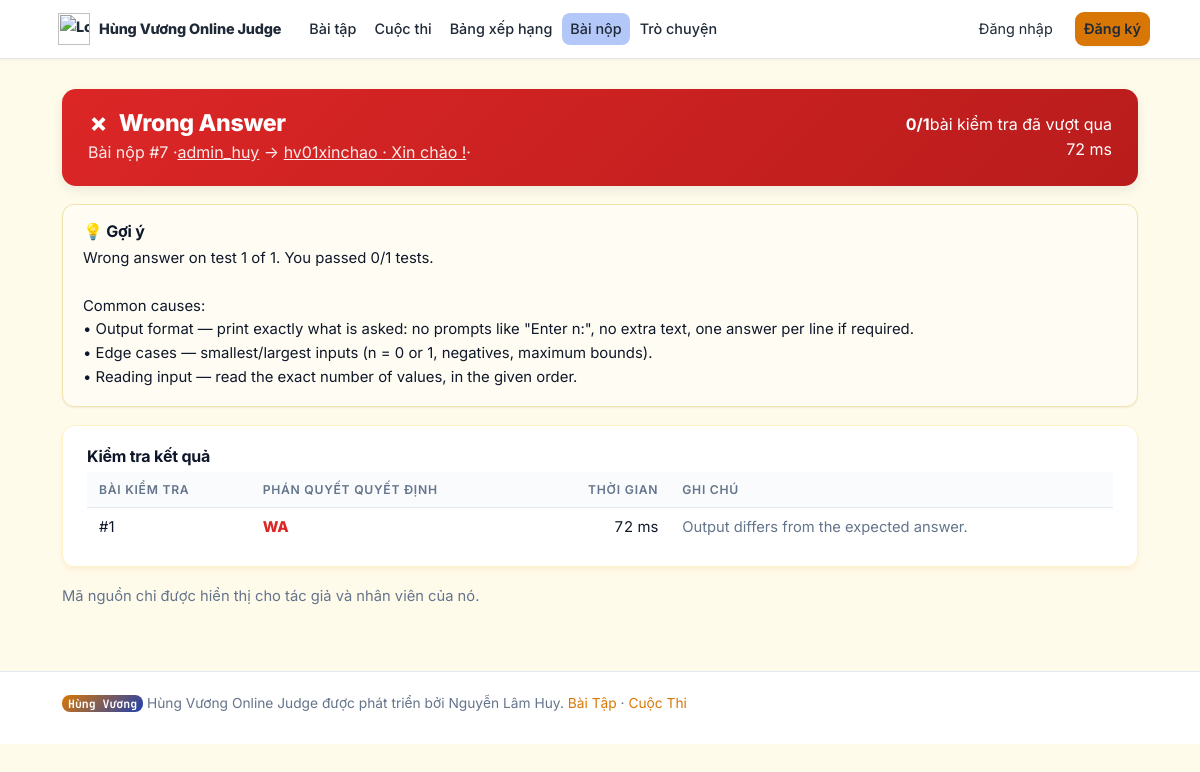
Page /submission/7/ on the committed database.
### judge/models.py (models this page shows, shortened)
class Submission(models.Model):
    LANGUAGE_CHOICES = [("c", "C"), ("cpp", "C++"), ("py", "Python 3")]
    VERDICT_CHOICES = [
        ("PD", "Pending"),
        ("JG", "Judging"),
        ("AC", "Accepted"),
        ("WA", "Wrong Answer"),
        ("TLE", "Time Limit Exceeded"),
        ("MLE", "Memory Limit Exceeded"),
        ("RE", "Runtime Error"),
        ("CE", "Compilation Error"),
        ("IE", "Internal Error"),
    ]
    user = models.ForeignKey(
        settings.AUTH_USER_MODEL, on_delete=models.CASCADE, related_name="submissions"
    )
    problem = models.ForeignKey(
        Problem, on_delete=models.CASCADE, related_name="submissions"
    )
    contest = models.ForeignKey(
        Contest,
        null=True,
        blank=True,
        on_delete=models.SET_NULL,
        related_name="submissions",
    )
    language = models.CharField(max_length=4, choices=LANGUAGE_CHOICES)
    source_code = models.TextField()
    verdict = models.CharField(max_length=4, choices=VERDICT_CHOICES, default="PD")
    exec_time_ms = models.PositiveIntegerField(null=True, blank=True)
    passed_tests = models.PositiveIntegerField(default=0)
    total_tests = models.PositiveIntegerField(default=0)
    first_fail_test = models.PositiveIntegerField(null=True, blank=True)
    compile_message = models.TextField(blank=True)
    test_results = models.JSONField(default=list, blank=True)
    suggestion = models.TextField(blank=True)
    submitted_at = models.DateTimeField(auto_now_add=True)
    class Meta:
        ordering = ["-submitted_at"]
    @property
    def is_ac(self):
        return self.verdict == "AC"
    @property
    def verdict_class(self):
        return {
            "AC": "ac",
            "WA": "wa",
            "TLE": "tle",
            "MLE": "tle",
            "RE": "re",
            "CE": "ce",
            "IE": "ie",
            "PD": "pd",
            "JG": "pd",
        }.get(self.verdict, "pd")

class Problem(models.Model):
    DIFFICULTY_CHOICES = [("E", "Easy"), ("M", "Medium"), ("H", "Hard")]
    code = models.SlugField(
        max_length=20,
        unique=True,
        help_text="Short unique code shown in URLs, e.g. SUM01",
    )
    title = models.CharField(max_length=200)
    statement = models.TextField(
        help_text="Problem statement. Plain text — a blank line starts a new paragraph."
    )
    input_format = models.TextField("Input", blank=True)
    output_format = models.TextField("Output", blank=True)
    constraints = models.TextField(blank=True)
    hint = models.TextField(
        blank=True, help_text="Optional hint shown behind a spoiler on the problem page."
    )
    difficulty = models.CharField(max_length=1, choices=DIFFICULTY_CHOICES, default="E")
    tags = models.CharField(
        max_length=200, blank=True, help_text="Comma separated, e.g. math, greedy"
    )
    time_limit = models.FloatField(default=1.0, help_text="Seconds per test case")
    memory_limit = models.PositiveIntegerField(default=256, help_text="Megabytes")
    is_visible = models.BooleanField(
        default=True,
        help_text="Uncheck to hide from the public list (e.g. for upcoming contests).",
    )
    editorial = models.TextField(
        blank=True,
        help_text="Solution explanation. Unlocks for users who solved the problem "
                  "(hidden for everyone while a contest containing it is running).",
    )
    editorial_code = models.TextField(
        "Reference solution", blank=True,
        help_text="Optional reference implementation shown with the editorial.",
    )
    editorial_language = models.CharField(
        max_length=4, blank=True,
        choices=[("c", "C"), ("cpp", "C++"), ("py", "Python 3")],
        help_text="Language of the reference solution.",
    )
    created_by = models.ForeignKey(
        settings.AUTH_USER_MODEL, null=True, blank=True, on_delete=models.SET_NULL
    )
    created_at = models.DateTimeField(auto_now_add=True)
    class Meta:
        ordering = ["code"]
    def get_absolute_url(self):
        return reverse("problem_detail", args=[self.code])
    @property
    def has_editorial(self):
        return bool(self.editorial or self.editorial_code)

### judge/views.py (the view)
# urls.py: path("submission/<int:pk>/", views.submission_detail, name="submission_detail"),
def submission_detail(request, pk):
    sub = get_object_or_404(
        Submission.objects.select_related("user", "problem", "contest"), pk=pk
    )
    can_view_source = (request.user.is_authenticated
                       and (request.user == sub.user or request.user.is_staff))
    editorial_open = False
    if sub.problem.has_editorial:
        editorial_open, _ = _editorial_access(request.user, sub.problem)
    return render(request, "judge/submission_detail.html", {
        "sub": sub,
        "can_view_source": can_view_source,
        "editorial_open": editorial_open,
    })

### templates/judge/submission_detail.html (shortened to what this page needs)
{% extends "base.html" %}
{% load static %}
{% block content %}
<div class="verdict-banner vb-{{ sub.verdict_class }}">
<div>
<h2><span class="vb-icon">{% if sub.verdict == 'AC' %}✓{% elif sub.verdict == 'CE' %}⚙{% elif sub.verdict == 'TLE' or sub.verdict == 'MLE' %}⏱{% elif sub.verdict == 'PD' or sub.verdict == 'JG' %}⏳{% else %}✗{% endif %}</span>{{ sub.get_verdict_display }}</h2>
<span style="opacity:.9;">Bài nộp #{{ sub.pk }} ·<a href="{% url 'profile' sub.user.username %}" style="color:#fff;text-decoration:underline;">{{ sub.user.username }}</a>
      → <a href="{{ sub.problem.get_absolute_url }}" style="color:#fff;text-decoration:underline;">{{ sub.problem.code }} · {{ sub.problem.title }}</a>· {{ sub.get_lingu_display }}
      {% if sub.contest %} · trong {{ sub.contest.title }}{% endif %}</span>
</div>
<div style="text-align:right;">
<div><b>{{ sub.passed_tests }}/{{ sub.total_tests }}</b>bài kiểm tra đã vượt qua</div>{% if sub.exec_time_ms is not None %}<div>{{ sub.exec_time_ms }} ms</div>{% endif %}</div>
</div>{% if sub.suggestion %}<div class="suggestion-card">
<h3>💡 Gợi ý</h3>
<pre>{{ sub.suggestion }}</pre></div>{% endif %}
{% if sub.test_results %}<div class="card">
<h3 style="margin-top:0;">Kiểm tra kết quả</h3>
<div class="table-scroll"><table>
<tr><th>Bài kiểm tra</th><th>Phán quyết quyết định</th><th class="num">Thời gian</th><th>Ghi chú</th></tr>{% for t in sub.test_results %}<tr>
<td>#{{ t.index }} {% if t.is_sample %}<span class="badge badge-outline">mẫu vật</span>{% endif %}</td>
<td class="{% if t.verdict == 'AC' %}test-ac{% else %}test-bad{% endif %}">{{ t.verdict }}</td>
<td class="num">{{ t.time_ms }} ms</td>
<td class="muted">{{ t.detail }}</td>
</tr>
    {% endfor %}
  </table></div>
</div>
{% endif %}
{% if can_view_source %}
<div class="card">
<div class="spread">
<h3 style="margin:0;">Mã nguồn</h3>
<a class="btn btn-small btn-ghost" href="{{ sub.problem.get_absolute_url }}#submit">Nộp Lại Bài</a>
</div>
<pre class="codeview">{{ sub.source_code }}</pre>
</div>
{% else %}
<p class="muted">Mã nguồn chỉ được hiển thị cho tác giả và nhân viên của nó.</p>
{% endif %}
{% endblock %}

### static/css/style.css (style rules this page uses)
:root { --accent: #2563eb; --accent-dark: #1d4ed8; --accent-deep: #1e40af; --accent-soft: #eff6ff; --accent-line: #bfdbfe; --ink: #0f172a; --ink-mid: #334155; --ink-soft: #64748b; --line: #e2e8f0; --line-soft: #f1f5f9; --bg: #f6f8fb; --card: #ffffff; --topbar: #0f172a; --ac: #16a34a; --ac-soft: #f0fdf4; --ac-line: #bbf7d0; --wa: #dc2626; --wa-soft: #fef2f2; --wa-line: #fecaca; --tle: #ea580c; --tle-soft: #fff7ed; --re: #d97706; --ce: #7c3aed; --ce-soft: #f5f3ff; --pd: #64748b; --gold: #d4a017; --sans: "Inter", -apple-system, BlinkMacSystemFont, "Segoe UI", Roboto, Arial, sans-serif; --mono: "JetBrains Mono", ui-monospace, "SF Mono", Menlo, Consolas, monospace; --shadow-sm: 0 1px 2px rgba(15, 23, 42, 0.06); --shadow-md: 0 4px 12px rgba(15, 23, 42, 0.08); --radius: 12px; }
* { box-sizing: border-box; }
html { font-size: 16px; scroll-behavior: smooth; -webkit-text-size-adjust: 100%; }
body { margin: 0; font-family: var(--sans); color: var(--ink); background: var(--bg); line-height: 1.6; -webkit-font-smoothing: antialiased; }
a { color: var(--accent); text-decoration: none; }
h1, h2, h3 { line-height: 1.25; letter-spacing: -0.015em; }
h2 { font-size: 1.18rem; font-weight: 700; margin: 1.5rem 0 0.7rem; }
h3 { font-size: 1rem; font-weight: 700; margin: 1rem 0 0.4rem; }
.card { background: var(--card); border: 1px solid var(--line); border-radius: var(--radius); padding: 20px 24px; margin-bottom: 18px; box-shadow: var(--shadow-sm); }
.muted { color: var(--ink-soft); font-size: 0.92rem; }
table { width: 100%; border-collapse: collapse; font-size: 0.93rem; }
.table-scroll { overflow-x: auto; -webkit-overflow-scrolling: touch; }
th, td { text-align: left; padding: 10px 12px; border-bottom: 1px solid var(--line-soft); }
th { color: var(--ink-soft); font-weight: 600; font-size: 0.76rem; text-transform: uppercase; letter-spacing: 0.06em; background: #fafbfd; border-bottom: 1px solid var(--line); }
tbody tr:last-child td, table tr:last-child td { border-bottom: none; }
td.num, th.num { text-align: right; font-variant-numeric: tabular-nums; }
.verdict-banner { border-radius: 14px; padding: 20px 26px; color: #fff; margin-bottom: 18px; display: flex; justify-content: space-between; align-items: center; flex-wrap: wrap; gap: 10px; box-shadow: var(--shadow-md); }
.verdict-banner h2 { margin: 0 0 2px; color: #fff; font-size: 1.45rem; font-weight: 800; display: flex; align-items: center; gap: 10px; }
.vb-icon { font-size: 1.5rem; line-height: 1; }
.vb-wa { background: linear-gradient(135deg, #dc2626, #b91c1c); }
.verdict-banner a { color: #fff; text-decoration: underline; }
.suggestion-card { background: #fffdf3; border: 1px solid #f2e2ac; border-radius: var(--radius); padding: 16px 20px; margin-bottom: 18px; box-shadow: var(--shadow-sm); }
.suggestion-card h3 { margin-top: 0; }
.suggestion-card pre { white-space: pre-wrap; font-family: inherit; margin: 0; font-size: 0.93rem; }
.test-bad { color: var(--wa); font-weight: 800; }
:root { --accent: #d97706 !important; --accent-hover: #b45309 !important; }

### static/css/custom_theme.css (style rules this page uses)
:root { --bs-primary: #d97706 !important; --bs-primary-rgb: 217, 119, 6 !important; --bs-danger: #d97706 !important; --bs-info: #d97706 !important; }
body { background-color: #fffbeb !important; }
.card { border: 1px solid #fef3c7 !important; box-shadow: 0 4px 6px -1px rgba(217, 119, 6, 0.1); }
:root { --accent: #d97706 !important; --accent-hover: #b45309 !important; }

### rows in the picture
Submission: verdict "Wrong Answer", pk "7", user.username "admin_huy", problem.code "hv01xinchao", problem "Xin chào !", passed_tests "0", total_tests "1", exec_time_ms "72", suggestion "Wrong answer on test 1 of 1. You passed 0/1 tests. Common causes: • Output format — print exactly what is asked: no prompts like \"Enter n:\", no extra text, one answer per line if required. • Edge cases — smallest/largest inputs (n = 0 or 1, negatives, maximum bounds). • Reading input — read the exact number of values, in the given order.", index "1", verdict "WA", time_ms "72", detail "Output differs from the expected answer."
